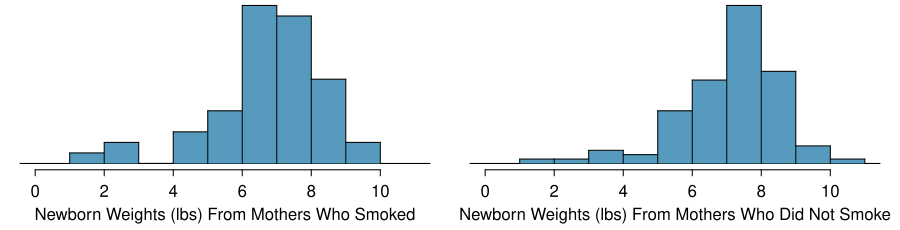

The R source for this figure:
library(openintro)
data(COL)
data(births)
d <- births


myPDF('babySmokePlotOfTwoGroupsToExamineSkew.pdf', 2 * 4.5, 2.3,
      mfrow = 1:2, #2:1,
      mar = c(3, 1, 0, 1),
      mgp = c(1.7, 0.55, 0))
xlab.start <- 'Newborn Weights (lbs) From Mothers Who'
histPlot(d$weight[d$smoke == 'smoker'],
         xlim = c(0, 11),
         axes = FALSE,
         xlab = paste(xlab.start, 'Smoked'),
         col = COL[1])
axis(1)

# par(mar = c(2.8, 1, 0.5, 1))
histPlot(d$weight[d$smoke == 'nonsmoker'],
         xlim = c(0, 11),
         axes = FALSE,
         xlab = paste(xlab.start, 'Did Not Smoke'),
         col = COL[1])
axis(1)
dev.off()
